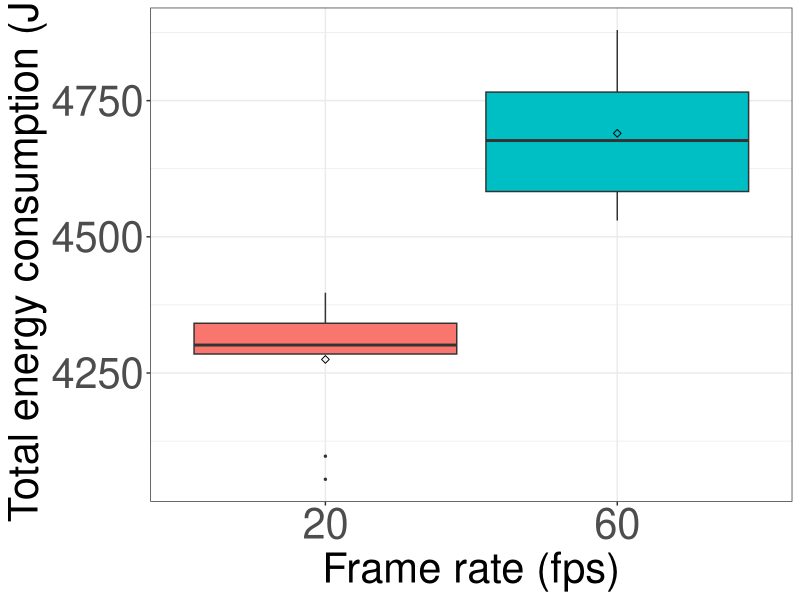

Recreate this plot in R. (Note: this script raises an error after producing the figure.)
## ---- chunk 1
if (!require('tidyverse')) install.packages('tidyverse', dependencies = TRUE); library('tidyverse')
if (!require('ggpubr')) install.packages('ggpubr', dependencies = TRUE); library('ggpubr')
if (!require('rstatix')) install.packages('rstatix', dependencies = TRUE); library('rstatix')
if (!require('ggplot2')) install.packages('ggplot2', dependencies = TRUE); library('ggplot2')
## ---- chunk 2
data <- read.csv(file = '../../raw_data/test_frame_rate/run_table.csv')
data <- subset(data, select = c(X__run_id, frame_rate, energy_J))
data$frame_rate <- as.factor(data$frame_rate)
data$energy_J <- as.numeric(data$energy_J)
## ---- chunk 3
data %>%
  group_by(frame_rate) %>%
  get_summary_stats(energy_J, type = "mean_sd")
## ---- chunk 4
pdf(file = "../../figures/frame_rate_effect/energy.pdf")

ggplot(data, aes(x = frame_rate, y = energy_J, fill = frame_rate)) +
  theme_bw() + 
  geom_boxplot(width = 0.9, outlier.size = 0.5) + 
  stat_summary(fun = mean, color = 'black', geom = 'point', shape = 5, size = 1.5) +
  labs(x = "Frame rate (fps)", y = "Total energy consumption (J)") +
  theme(legend.position = 'none') +
  theme(
    axis.title.x = element_text(size = 30, family = 'sans'),
    axis.title.y = element_text(size = 30, family = 'sans'),
    axis.text.x = element_text(size = 30, family = 'sans'),
    axis.text.y = element_text(size = 30, family = 'sans'),
    
  )

dev.off()
## ---- chunk 5
data %>% 
  group_by(frame_rate) %>%
  identify_outliers(energy_J)
## ---- chunk 6
data %>%
  rstatix::wilcox_test(energy_J ~ frame_rate) %>%
  add_significance()
## ---- chunk 7
data %>%
  wilcox_effsize(energy_J ~ frame_rate)
